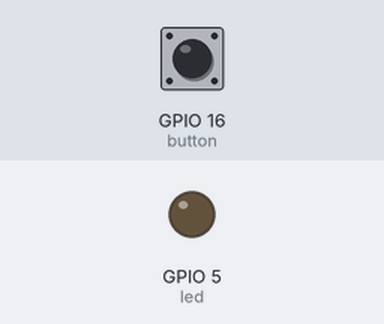
Bench run of a sketch on a simulated ESP8266 (NodeMCU). Shown: output pins drawn as LEDs (lit = HIGH). Inputs (shaded band) come from the test bench; at power-on: GPIO 16 (button) LOW. WiFi joins after 1.5 s; servers stay silent unless stated; the local clock reads 2024-03-15 10:24:30 at power-on unless the sketch sets it; no MQTT or app messages arrive unless stated; not simulated (calls return 0 or success): secrets.h; what the sketch prints to the serial monitor is not drawn.

Above: at 6.2 s.
6.3 s: GPIO 16 (button) pulled HIGH for 3 s
At 7.9 s:
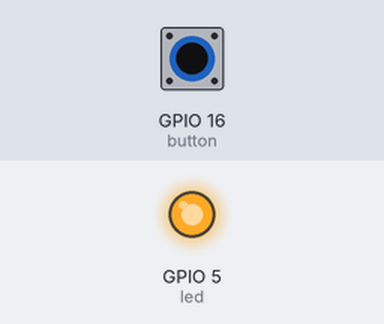
Timing chart, 0 to 11.6 s (numbered marks = the images above; inputs shaded):
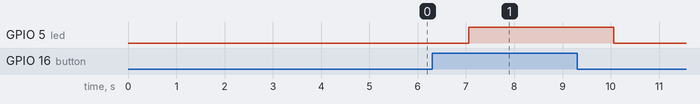

The sketch:

esp8266_activate_ec2.ino
```cpp
#include <ESP8266WiFi.h>
#include <WiFiClientSecure.h>
#include <PubSubClient.h>
#include <ArduinoJson.h>
#include <time.h>
#include "secrets.h"
// #include "DHT.h"
#define TIME_ZONE -5

#define DHTPIN 4        // Digital pin connected to the DHT sensor
#define DHTTYPE DHT11   // DHT 11

// DHT dht(DHTPIN, DHTTYPE);

float h ;
float t;
unsigned long lastMillis = 0;
unsigned long previousMillis = 0;
const long interval = 5000;
int led = 5;     // LED pin
int button = 16; // push button is connected
int temp = 0; 	 // temporary variable for reading the button pin status
const int LED = 5; //GPIO5

#define AWS_IOT_PUBLISH_TOPIC   "esp8266/pub"
#define AWS_IOT_SUBSCRIBE_TOPIC "esp8266/sub"

WiFiClientSecure net;

BearSSL::X509List cert(cacert);
BearSSL::X509List client_crt(client_cert);
BearSSL::PrivateKey key(privkey);

PubSubClient client(net);

time_t now;
time_t nowish = 1510592825;


void NTPConnect(void)
{
  Serial.print("Setting time using SNTP");
  configTime(TIME_ZONE * 3600, 0 * 3600, "pool.ntp.org", "time.nist.gov");
  now = time(nullptr);
  while (now < nowish)
  {
    delay(500);
    Serial.print(".");
    now = time(nullptr);
  }
  Serial.println("done!");
  struct tm timeinfo;
  gmtime_r(&now, &timeinfo);
  Serial.print("Current time: ");
  Serial.print(asctime(&timeinfo));
}


void messageReceived(char *topic, byte *payload, unsigned int length)
{
  Serial.print("Received [");
  Serial.print(topic);
  Serial.print("]: ");
  for (int i = 0; i < length; i++)
  {
    Serial.print((char)payload[i]);
  }
  Serial.println();
  digitalWrite(LED, HIGH);
}


void connectAWS()
{
  delay(3000);
  WiFi.mode(WIFI_STA);
  WiFi.begin(WIFI_SSID, WIFI_PASSWORD);

  Serial.println(String("Attempting to connect to SSID: ") + String(WIFI_SSID));

  while (WiFi.status() != WL_CONNECTED)
  {
    Serial.print(".");
    delay(1000);
  }

  NTPConnect();

  net.setTrustAnchors(&cert);
  net.setClientRSACert(&client_crt, &key);

  client.setServer(MQTT_HOST, 8883);
  client.setCallback(messageReceived);


  Serial.println("Connecting to AWS IOT");

  while (!client.connect(THINGNAME))
  {
    Serial.print(".");
    delay(1000);
  }

  if (!client.connected()) {
    Serial.println("AWS IoT Timeout!");
    return;
  }
  // Subscribe to a topic
  client.subscribe(AWS_IOT_SUBSCRIBE_TOPIC);

  Serial.println("AWS IoT Connected!");
}


void publishMessage()
{
  StaticJsonDocument<200> doc;
//   doc["time"] = millis();
//   doc["humidity"] = h;
//   doc["temperature"] = t;
  doc["time"] = now;
  char jsonBuffer[512];
  serializeJson(doc, jsonBuffer); // print to client

  client.publish(AWS_IOT_PUBLISH_TOPIC, jsonBuffer);
}


void setup()
{
  pinMode(LED, OUTPUT);    // LED pin as output.
  Serial.begin(115200);
  connectAWS();
  // dht.begin();
}


void loop()
{
//   h = dht.readHumidity();
//   t = dht.readTemperature();

//   if (isnan(h) || isnan(t) )  // Check if any reads failed and exit early (to try again).
//   {
//     Serial.println(F("Failed to read from DHT sensor!"));
//     return;
//   }

//   Serial.print(F("Humidity: "));
//   Serial.print(h);
//   Serial.print(F("%  Temperature: "));
//   Serial.print(t);
//   Serial.println(F("°C "));
  delay(2000);

  now = time(nullptr);

  if (!client.connected())
  {
    connectAWS();
  }
  else
  {

    temp = digitalRead(button);
    if (temp == HIGH) {
      digitalWrite(led, HIGH);
      client.loop();
      publishMessage();
      Serial.println("Message sent!");
      delay(1000);
      }
    else {
      digitalWrite(led, LOW);
      Serial.println("LED Turned OFF");
      delay(1000);
      }

  }
}
```

Measured:
- after the input at 6.3 s, GPIO 5 (led): LOW → HIGH after 0.76 s, → LOW 3.0 s later
